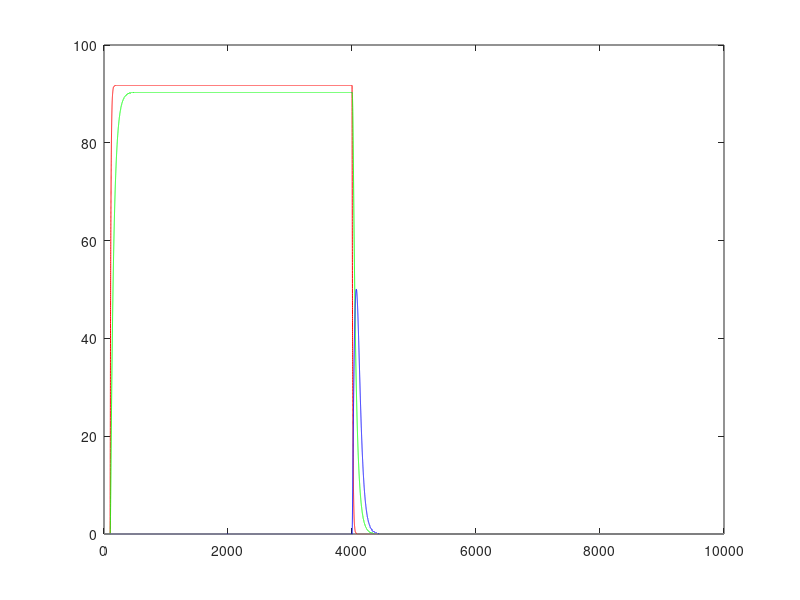

This figure's MATLAB source:
function [time x]=impulso2
clear all; clc

S=30 ;
Nr=3;
A=100;
Tao1=10;
Tao2=50;
Tao3=50;
dt=0.1;
inh=-1;
e=1;
tf=10000;
time=0:dt:tf;

c=round((tf/dt)+1);
u=zeros(1,c);
x=zeros(Nr,c);

for j=1:c

u(j)=100*(time(j)>99)*(time(j)<4001);
 
end


for i=1:c-1
       
     funcion1=(u(i));   
    x(1,i+1)=(1-(dt/Tao1))*x(1,i)+(dt/Tao1)*(A*(funcion1.^2)./(S^2+funcion1.^2)).*(funcion1>=0);
    
     
    funcion2=(e*x(1,i));
     x(2,i+1)=(1-(dt/Tao2))*x(2,i)+(dt/Tao2)*(A*(funcion2.^2)./(S^2+funcion2.^2)).*(funcion2>=0);   
    

    funcion3=(e*x(2,i)+inh*x(1,i));
    
    x(3,i+1)=(1-(dt/Tao3))*x(3,i)+(dt/Tao3)*(A*(funcion3.^2)./(S^2+funcion3.^2)).*(funcion3>=0);
    
end

plot(time,x(1,:),'r-',time,x(2,:),'g-',time,x(3,:),'b-');
end

